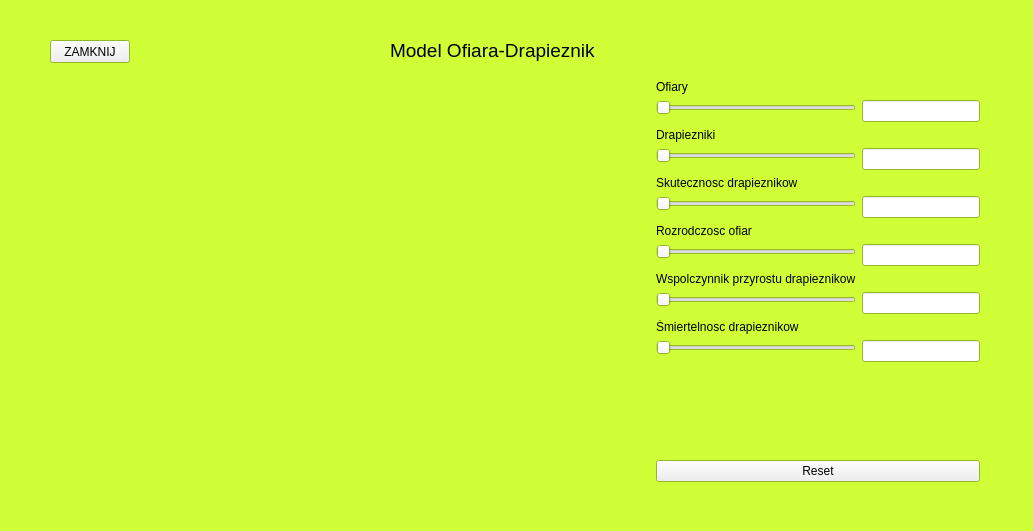
<?xml version="1.0" encoding="UTF-8"?>
<ui version="4.0">
 <class>MainWindow</class>
 <widget class="QMainWindow" name="MainWindow">
  <property name="geometry">
   <rect>
    <x>0</x>
    <y>0</y>
    <width>1033</width>
    <height>531</height>
   </rect>
  </property>
  <property name="minimumSize">
   <size>
    <width>900</width>
    <height>400</height>
   </size>
  </property>
  <property name="maximumSize">
   <size>
    <width>16777215</width>
    <height>600</height>
   </size>
  </property>
  <property name="palette">
   <palette>
    <active>
     <colorrole role="Base">
      <brush brushstyle="SolidPattern">
       <color alpha="255">
        <red>255</red>
        <green>255</green>
        <blue>255</blue>
       </color>
      </brush>
     </colorrole>
     <colorrole role="Window">
      <brush brushstyle="SolidPattern">
       <color alpha="255">
        <red>209</red>
        <green>255</green>
        <blue>55</blue>
       </color>
      </brush>
     </colorrole>
    </active>
    <inactive>
     <colorrole role="Base">
      <brush brushstyle="SolidPattern">
       <color alpha="255">
        <red>255</red>
        <green>255</green>
        <blue>255</blue>
       </color>
      </brush>
     </colorrole>
     <colorrole role="Window">
      <brush brushstyle="SolidPattern">
       <color alpha="255">
        <red>209</red>
        <green>255</green>
        <blue>55</blue>
       </color>
      </brush>
     </colorrole>
    </inactive>
    <disabled>
     <colorrole role="Base">
      <brush brushstyle="SolidPattern">
       <color alpha="255">
        <red>209</red>
        <green>255</green>
        <blue>55</blue>
       </color>
      </brush>
     </colorrole>
     <colorrole role="Window">
      <brush brushstyle="SolidPattern">
       <color alpha="255">
        <red>209</red>
        <green>255</green>
        <blue>55</blue>
       </color>
      </brush>
     </colorrole>
    </disabled>
   </palette>
  </property>
  <property name="windowTitle">
   <string>Zwykła Symulacja</string>
  </property>
  <widget class="QWidget" name="centralwidget">
   <widget class="QWidget" name="horizontalLayoutWidget">
    <property name="geometry">
     <rect>
      <x>50</x>
      <y>80</y>
      <width>930</width>
      <height>402</height>
     </rect>
    </property>
    <layout class="QHBoxLayout" name="horizontalLayout" stretch="0,0">
     <item>
      <widget class="QCustomPlot" name="customPlot" native="true">
       <property name="minimumSize">
        <size>
         <width>600</width>
         <height>400</height>
        </size>
       </property>
      </widget>
     </item>
     <item>
      <layout class="QVBoxLayout" name="verticalLayout_2">
       <item>
        <layout class="QFormLayout" name="formLayout">
         <property name="fieldGrowthPolicy">
          <enum>QFormLayout::AllNonFixedFieldsGrow</enum>
         </property>
         <item row="0" column="0">
          <widget class="QLabel" name="label_3">
           <property name="text">
            <string>Ofiary</string>
           </property>
          </widget>
         </item>
         <item row="2" column="0">
          <widget class="QSlider" name="Ofiary">
           <property name="minimumSize">
            <size>
             <width>200</width>
             <height>0</height>
            </size>
           </property>
           <property name="orientation">
            <enum>Qt::Horizontal</enum>
           </property>
          </widget>
         </item>
         <item row="2" column="1">
          <widget class="QLineEdit" name="lOfiary"/>
         </item>
         <item row="3" column="0">
          <widget class="QLabel" name="label_2">
           <property name="text">
            <string>Drapiezniki</string>
           </property>
          </widget>
         </item>
         <item row="4" column="0">
          <widget class="QSlider" name="Drapiezniki">
           <property name="minimumSize">
            <size>
             <width>200</width>
             <height>0</height>
            </size>
           </property>
           <property name="orientation">
            <enum>Qt::Horizontal</enum>
           </property>
          </widget>
         </item>
         <item row="4" column="1">
          <widget class="QLineEdit" name="lDrap"/>
         </item>
         <item row="5" column="0">
          <widget class="QLabel" name="label">
           <property name="text">
            <string>Skutecznosc drapieznikow</string>
           </property>
          </widget>
         </item>
         <item row="6" column="0">
          <widget class="QSlider" name="Skut_drap">
           <property name="minimumSize">
            <size>
             <width>200</width>
             <height>0</height>
            </size>
           </property>
           <property name="orientation">
            <enum>Qt::Horizontal</enum>
           </property>
          </widget>
         </item>
         <item row="6" column="1">
          <widget class="QLineEdit" name="lSkut_drap"/>
         </item>
         <item row="7" column="0">
          <widget class="QLabel" name="label_6">
           <property name="text">
            <string>Rozrodczosc ofiar</string>
           </property>
          </widget>
         </item>
         <item row="8" column="0">
          <widget class="QSlider" name="Rozrod_of">
           <property name="minimumSize">
            <size>
             <width>200</width>
             <height>15</height>
            </size>
           </property>
           <property name="orientation">
            <enum>Qt::Horizontal</enum>
           </property>
          </widget>
         </item>
         <item row="8" column="1">
          <widget class="QLineEdit" name="lRozrod_of"/>
         </item>
         <item row="9" column="0">
          <widget class="QLabel" name="label_4">
           <property name="text">
            <string>Wspolczynnik przyrostu drapieznikow</string>
           </property>
          </widget>
         </item>
         <item row="10" column="0">
          <widget class="QSlider" name="Wsp_przyr_drap">
           <property name="minimumSize">
            <size>
             <width>200</width>
             <height>0</height>
            </size>
           </property>
           <property name="orientation">
            <enum>Qt::Horizontal</enum>
           </property>
          </widget>
         </item>
         <item row="10" column="1">
          <widget class="QLineEdit" name="lWsp_przyr_of"/>
         </item>
         <item row="11" column="0">
          <widget class="QLabel" name="label_5">
           <property name="text">
            <string>Śmiertelnosc drapieznikow</string>
           </property>
          </widget>
         </item>
         <item row="13" column="0">
          <widget class="QSlider" name="Smiert_drap">
           <property name="minimumSize">
            <size>
             <width>200</width>
             <height>0</height>
            </size>
           </property>
           <property name="orientation">
            <enum>Qt::Horizontal</enum>
           </property>
          </widget>
         </item>
         <item row="13" column="1">
          <widget class="QLineEdit" name="lSmier_drap"/>
         </item>
        </layout>
       </item>
       <item>
        <widget class="QPushButton" name="reset">
         <property name="text">
          <string>Reset</string>
         </property>
        </widget>
       </item>
      </layout>
     </item>
    </layout>
   </widget>
   <widget class="QLabel" name="label_7">
    <property name="geometry">
     <rect>
      <x>390</x>
      <y>30</y>
      <width>231</width>
      <height>41</height>
     </rect>
    </property>
    <property name="palette">
     <palette>
      <active>
       <colorrole role="WindowText">
        <brush brushstyle="SolidPattern">
         <color alpha="255">
          <red>0</red>
          <green>0</green>
          <blue>0</blue>
         </color>
        </brush>
       </colorrole>
       <colorrole role="Button">
        <brush brushstyle="SolidPattern">
         <color alpha="255">
          <red>255</red>
          <green>255</green>
          <blue>255</blue>
         </color>
        </brush>
       </colorrole>
       <colorrole role="Light">
        <brush brushstyle="SolidPattern">
         <color alpha="255">
          <red>255</red>
          <green>255</green>
          <blue>255</blue>
         </color>
        </brush>
       </colorrole>
       <colorrole role="Midlight">
        <brush brushstyle="SolidPattern">
         <color alpha="255">
          <red>255</red>
          <green>255</green>
          <blue>255</blue>
         </color>
        </brush>
       </colorrole>
       <colorrole role="Dark">
        <brush brushstyle="SolidPattern">
         <color alpha="255">
          <red>127</red>
          <green>127</green>
          <blue>127</blue>
         </color>
        </brush>
       </colorrole>
       <colorrole role="Mid">
        <brush brushstyle="SolidPattern">
         <color alpha="255">
          <red>170</red>
          <green>170</green>
          <blue>170</blue>
         </color>
        </brush>
       </colorrole>
       <colorrole role="Text">
        <brush brushstyle="SolidPattern">
         <color alpha="255">
          <red>255</red>
          <green>0</green>
          <blue>0</blue>
         </color>
        </brush>
       </colorrole>
       <colorrole role="BrightText">
        <brush brushstyle="SolidPattern">
         <color alpha="255">
          <red>255</red>
          <green>255</green>
          <blue>255</blue>
         </color>
        </brush>
       </colorrole>
       <colorrole role="ButtonText">
        <brush brushstyle="SolidPattern">
         <color alpha="255">
          <red>0</red>
          <green>0</green>
          <blue>0</blue>
         </color>
        </brush>
       </colorrole>
       <colorrole role="Base">
        <brush brushstyle="SolidPattern">
         <color alpha="255">
          <red>255</red>
          <green>255</green>
          <blue>255</blue>
         </color>
        </brush>
       </colorrole>
       <colorrole role="Window">
        <brush brushstyle="SolidPattern">
         <color alpha="255">
          <red>255</red>
          <green>255</green>
          <blue>255</blue>
         </color>
        </brush>
       </colorrole>
       <colorrole role="Shadow">
        <brush brushstyle="SolidPattern">
         <color alpha="255">
          <red>0</red>
          <green>0</green>
          <blue>0</blue>
         </color>
        </brush>
       </colorrole>
       <colorrole role="AlternateBase">
        <brush brushstyle="SolidPattern">
         <color alpha="255">
          <red>255</red>
          <green>255</green>
          <blue>255</blue>
         </color>
        </brush>
       </colorrole>
       <colorrole role="ToolTipBase">
        <brush brushstyle="SolidPattern">
         <color alpha="255">
          <red>255</red>
          <green>255</green>
          <blue>220</blue>
         </color>
        </brush>
       </colorrole>
       <colorrole role="ToolTipText">
        <brush brushstyle="SolidPattern">
         <color alpha="255">
          <red>0</red>
          <green>0</green>
          <blue>0</blue>
         </color>
        </brush>
       </colorrole>
      </active>
      <inactive>
       <colorrole role="WindowText">
        <brush brushstyle="SolidPattern">
         <color alpha="255">
          <red>0</red>
          <green>0</green>
          <blue>0</blue>
         </color>
        </brush>
       </colorrole>
       <colorrole role="Button">
        <brush brushstyle="SolidPattern">
         <color alpha="255">
          <red>255</red>
          <green>255</green>
          <blue>255</blue>
         </color>
        </brush>
       </colorrole>
       <colorrole role="Light">
        <brush brushstyle="SolidPattern">
         <color alpha="255">
          <red>255</red>
          <green>255</green>
          <blue>255</blue>
         </color>
        </brush>
       </colorrole>
       <colorrole role="Midlight">
        <brush brushstyle="SolidPattern">
         <color alpha="255">
          <red>255</red>
          <green>255</green>
          <blue>255</blue>
         </color>
        </brush>
       </colorrole>
       <colorrole role="Dark">
        <brush brushstyle="SolidPattern">
         <color alpha="255">
          <red>127</red>
          <green>127</green>
          <blue>127</blue>
         </color>
        </brush>
       </colorrole>
       <colorrole role="Mid">
        <brush brushstyle="SolidPattern">
         <color alpha="255">
          <red>170</red>
          <green>170</green>
          <blue>170</blue>
         </color>
        </brush>
       </colorrole>
       <colorrole role="Text">
        <brush brushstyle="SolidPattern">
         <color alpha="255">
          <red>255</red>
          <green>0</green>
          <blue>0</blue>
         </color>
        </brush>
       </colorrole>
       <colorrole role="BrightText">
        <brush brushstyle="SolidPattern">
         <color alpha="255">
          <red>255</red>
          <green>255</green>
          <blue>255</blue>
         </color>
        </brush>
       </colorrole>
       <colorrole role="ButtonText">
        <brush brushstyle="SolidPattern">
         <color alpha="255">
          <red>0</red>
          <green>0</green>
          <blue>0</blue>
         </color>
        </brush>
       </colorrole>
       <colorrole role="Base">
        <brush brushstyle="SolidPattern">
         <color alpha="255">
          <red>255</red>
          <green>255</green>
          <blue>255</blue>
         </color>
        </brush>
       </colorrole>
       <colorrole role="Window">
        <brush brushstyle="SolidPattern">
         <color alpha="255">
          <red>255</red>
          <green>255</green>
          <blue>255</blue>
         </color>
        </brush>
       </colorrole>
       <colorrole role="Shadow">
        <brush brushstyle="SolidPattern">
         <color alpha="255">
          <red>0</red>
          <green>0</green>
          <blue>0</blue>
         </color>
        </brush>
       </colorrole>
       <colorrole role="AlternateBase">
        <brush brushstyle="SolidPattern">
         <color alpha="255">
          <red>255</red>
          <green>255</green>
          <blue>255</blue>
         </color>
        </brush>
       </colorrole>
       <colorrole role="ToolTipBase">
        <brush brushstyle="SolidPattern">
         <color alpha="255">
          <red>255</red>
          <green>255</green>
          <blue>220</blue>
         </color>
        </brush>
       </colorrole>
       <colorrole role="ToolTipText">
        <brush brushstyle="SolidPattern">
         <color alpha="255">
          <red>0</red>
          <green>0</green>
          <blue>0</blue>
         </color>
        </brush>
       </colorrole>
      </inactive>
      <disabled>
       <colorrole role="WindowText">
        <brush brushstyle="SolidPattern">
         <color alpha="255">
          <red>127</red>
          <green>127</green>
          <blue>127</blue>
         </color>
        </brush>
       </colorrole>
       <colorrole role="Button">
        <brush brushstyle="SolidPattern">
         <color alpha="255">
          <red>255</red>
          <green>255</green>
          <blue>255</blue>
         </color>
        </brush>
       </colorrole>
       <colorrole role="Light">
        <brush brushstyle="SolidPattern">
         <color alpha="255">
          <red>255</red>
          <green>255</green>
          <blue>255</blue>
         </color>
        </brush>
       </colorrole>
       <colorrole role="Midlight">
        <brush brushstyle="SolidPattern">
         <color alpha="255">
          <red>255</red>
          <green>255</green>
          <blue>255</blue>
         </color>
        </brush>
       </colorrole>
       <colorrole role="Dark">
        <brush brushstyle="SolidPattern">
         <color alpha="255">
          <red>127</red>
          <green>127</green>
          <blue>127</blue>
         </color>
        </brush>
       </colorrole>
       <colorrole role="Mid">
        <brush brushstyle="SolidPattern">
         <color alpha="255">
          <red>170</red>
          <green>170</green>
          <blue>170</blue>
         </color>
        </brush>
       </colorrole>
       <colorrole role="Text">
        <brush brushstyle="SolidPattern">
         <color alpha="255">
          <red>127</red>
          <green>127</green>
          <blue>127</blue>
         </color>
        </brush>
       </colorrole>
       <colorrole role="BrightText">
        <brush brushstyle="SolidPattern">
         <color alpha="255">
          <red>255</red>
          <green>255</green>
          <blue>255</blue>
         </color>
        </brush>
       </colorrole>
       <colorrole role="ButtonText">
        <brush brushstyle="SolidPattern">
         <color alpha="255">
          <red>127</red>
          <green>127</green>
          <blue>127</blue>
         </color>
        </brush>
       </colorrole>
       <colorrole role="Base">
        <brush brushstyle="SolidPattern">
         <color alpha="255">
          <red>255</red>
          <green>255</green>
          <blue>255</blue>
         </color>
        </brush>
       </colorrole>
       <colorrole role="Window">
        <brush brushstyle="SolidPattern">
         <color alpha="255">
          <red>255</red>
          <green>255</green>
          <blue>255</blue>
         </color>
        </brush>
       </colorrole>
       <colorrole role="Shadow">
        <brush brushstyle="SolidPattern">
         <color alpha="255">
          <red>0</red>
          <green>0</green>
          <blue>0</blue>
         </color>
        </brush>
       </colorrole>
       <colorrole role="AlternateBase">
        <brush brushstyle="SolidPattern">
         <color alpha="255">
          <red>255</red>
          <green>255</green>
          <blue>255</blue>
         </color>
        </brush>
       </colorrole>
       <colorrole role="ToolTipBase">
        <brush brushstyle="SolidPattern">
         <color alpha="255">
          <red>255</red>
          <green>255</green>
          <blue>220</blue>
         </color>
        </brush>
       </colorrole>
       <colorrole role="ToolTipText">
        <brush brushstyle="SolidPattern">
         <color alpha="255">
          <red>0</red>
          <green>0</green>
          <blue>0</blue>
         </color>
        </brush>
       </colorrole>
      </disabled>
     </palette>
    </property>
    <property name="font">
     <font>
      <pointsize>14</pointsize>
     </font>
    </property>
    <property name="text">
     <string>Model Ofiara-Drapieznik</string>
    </property>
   </widget>
   <widget class="QPushButton" name="zamknij">
    <property name="geometry">
     <rect>
      <x>50</x>
      <y>40</y>
      <width>80</width>
      <height>23</height>
     </rect>
    </property>
    <property name="text">
     <string>ZAMKNIJ</string>
    </property>
   </widget>
  </widget>
 </widget>
 <customwidgets>
  <customwidget>
   <class>QCustomPlot</class>
   <extends>QWidget</extends>
   <header>../../qcustomplot.h</header>
   <container>1</container>
  </customwidget>
 </customwidgets>
 <resources/>
 <connections/>
</ui>
